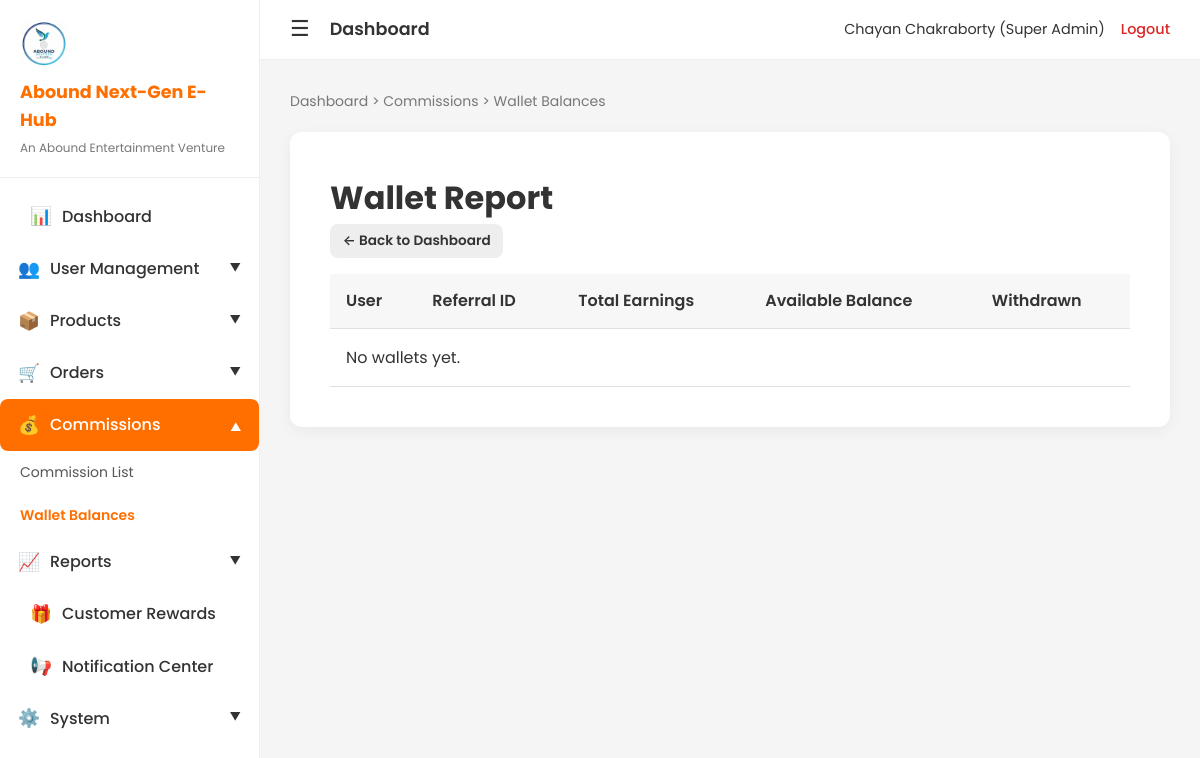
The page /admin-wallets (signed in) on the database as committed earlier.
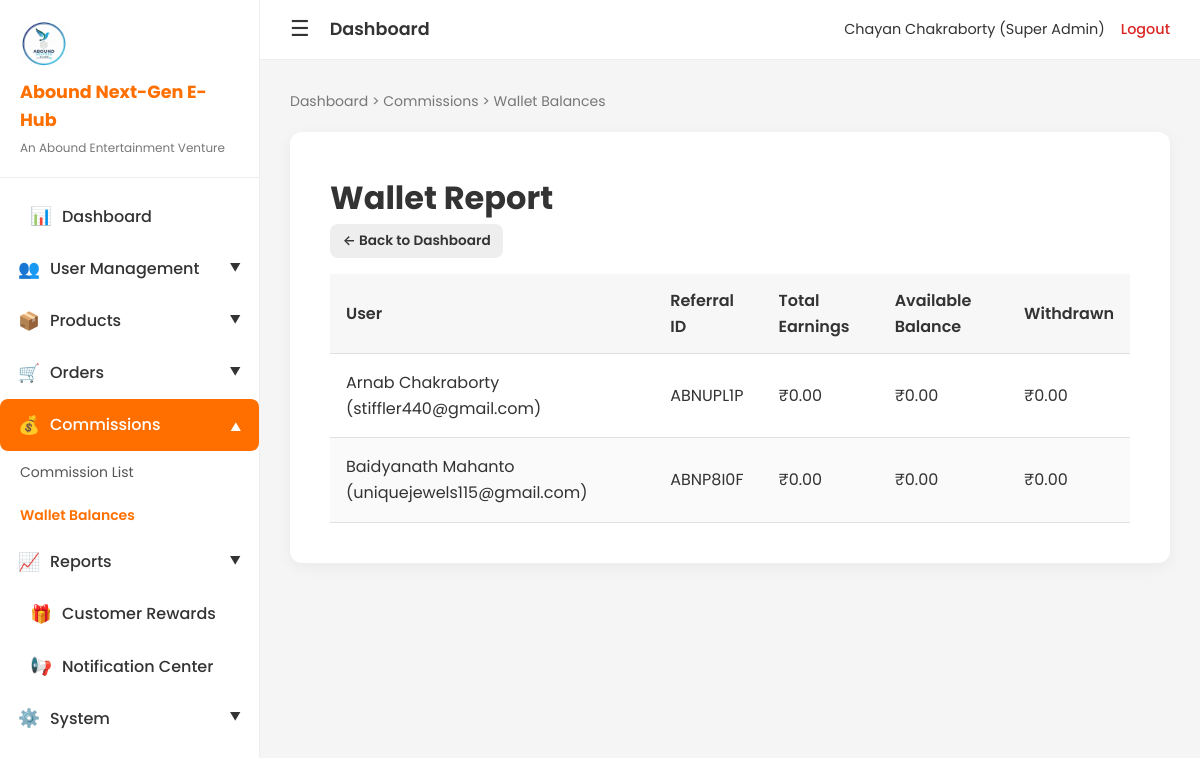
The same page on the database as committed later.
### app.py (models this page shows, shortened)
class Wallet(db.Model):
    id = db.Column(db.Integer, primary_key=True)
    user_id = db.Column(db.Integer, db.ForeignKey('user.id'), nullable=False)
    total_earnings = db.Column(db.Float, default=0)
    available_balance = db.Column(db.Float, default=0)
    withdrawn_balance = db.Column(db.Float, default=0)
    last_updated = db.Column(db.DateTime, default=datetime.utcnow, onupdate=datetime.utcnow)
    user = db.relationship('User', backref=db.backref('wallet', uselist=False))

class User(db.Model):
    id = db.Column(db.Integer, primary_key=True)
    username = db.Column(db.String(80), unique=True, nullable=False)
    email = db.Column(db.String(120), unique=True, nullable=False)
    password_hash = db.Column(db.String(255), nullable=False)
    full_name = db.Column(db.String(100), nullable=False)
    user_level = db.Column(db.Integer, default=1)  # 1-10 for sales; 0/None = admin/super_admin (no level)
    parent_id = db.Column(db.Integer, db.ForeignKey('user.id'), nullable=True)
    referral_id = db.Column(db.String(12), unique=True, nullable=True)  # ABN + 5 chars
    created_at = db.Column(db.DateTime, default=datetime.utcnow)
    is_active = db.Column(db.Boolean, default=True)
    user_status = db.Column(db.String(20), default='active')  # active, inactive, suspended
    is_admin = db.Column(db.Boolean, default=False)  # Legacy
    user_role = db.Column(db.String(20), default='user')  # user, admin, super_admin, customer
    phone = db.Column(db.String(20), nullable=True)
    address = db.Column(db.String(255), nullable=True)
    position = db.Column(db.String(80), nullable=True)
    assigned_member_id = db.Column(db.Integer, db.ForeignKey('user.id'), nullable=True)
    children = db.relationship('User', backref=db.backref('parent', remote_side=[id]), lazy='dynamic', foreign_keys='User.parent_id')
    @property
    def level_name(self):
        r = getattr(self, 'user_role', None)
        if r == 'super_admin':
            return 'Super Admin'
    @property
    def is_super_admin(self):
        return getattr(self, 'user_role', None) == 'super_admin'
    @property
    def is_admin_role(self):
        r = getattr(self, 'user_role', None)
        return r in ('admin', 'super_admin')
    @property
    def is_sales_user(self):
        return getattr(self, 'user_role', None) == 'user'

### app.py (the view)
@app.route('/admin/wallets')
@app.route('/admin-wallets')
@require_super_admin
def admin_wallets():
    wallets = Wallet.query.join(User).order_by(User.full_name).all()
    return render_template('admin/wallets.html', wallets=wallets)

### app.py (called while the page is built)
def get_logo_url():
    img_dir = app.config['UPLOAD_FOLDER']
    if not os.path.isdir(img_dir):
        return None
    for ext in ['png', 'jpg', 'jpeg', 'webp', 'svg', 'gif']:
        path = os.path.join(img_dir, f'logo.{ext}')
        if os.path.isfile(path):
            return url_for('static', filename=f'images/logo.{ext}')
    return None

def get_director_profile_url():
    img_dir = app.config['UPLOAD_FOLDER']
    if not os.path.isdir(img_dir):
        return None
    for ext in ['png', 'jpg', 'jpeg', 'webp']:
        path = os.path.join(img_dir, f'director-profile.{ext}')
        if os.path.isfile(path):
            return url_for('static', filename=f'images/director-profile.{ext}')
    return None

def get_director_signature_url():
    img_dir = app.config['UPLOAD_FOLDER']
    if not os.path.isdir(img_dir):
        return None
    for ext in ['png', 'jpg', 'jpeg', 'webp']:
        path = os.path.join(img_dir, f'director-signature.{ext}')
        if os.path.isfile(path):
            return url_for('static', filename=f'images/director-signature.{ext}')
    return None

### templates/admin/wallets.html (shortened to what this page needs)
{% extends "base.html" %}
{% block breadcrumb %}<a href="{{ url_for('admin_dashboard') }}">Dashboard</a> > Commissions > Wallet Balances{% endblock %}
{% block content %}
<div class="admin-page">
    <h1>Wallet Report</h1>
    <p><a href="{{ url_for('admin_dashboard') }}" class="btn btn-secondary btn-sm">← Back to Dashboard</a></p>
    <div class="table-responsive">
    <table class="admin-table">
        <thead>
            <tr>
                <th>User</th>
                <th>Referral ID</th>
                <th>Total Earnings</th>
                <th>Available Balance</th>
                <th>Withdrawn</th>
            </tr>
        </thead>
        <tbody>
            {% for w in wallets %}
            <tr>
                <td>{{ w.user.full_name }} ({{ w.user.email }})</td>
                <td>{{ w.user.referral_id or '—' }}</td>
                <td>₹{{ "%.2f"|format(w.total_earnings or 0) }}</td>
                <td>₹{{ "%.2f"|format(w.available_balance or 0) }}</td>
                <td>₹{{ "%.2f"|format(w.withdrawn_balance or 0) }}</td>
            </tr>
            {% endfor %}
            {% if not wallets %}
            <tr><td colspan="5">No wallets yet.</td></tr>
            {% endif %}
        </tbody>
    </table>
    </div>
</div>
{% endblock %}

Rows that differ between the two databases and show on the page:
added Wallet: user.full_name "Arnab Chakraborty", user.email "stiffler440@gmail.com", user "ABNUPL1P", total_earnings "0.00", available_balance "0.00", withdrawn_balance "0.00"
added Wallet: user.full_name "Baidyanath Mahanto", user.email "uniquejewels115@gmail.com", user "ABNP8I0F", total_earnings "0.00", available_balance "0.00", withdrawn_balance "0.00"
Other text that changed with them:
text no longer shown: "No wallets yet."
